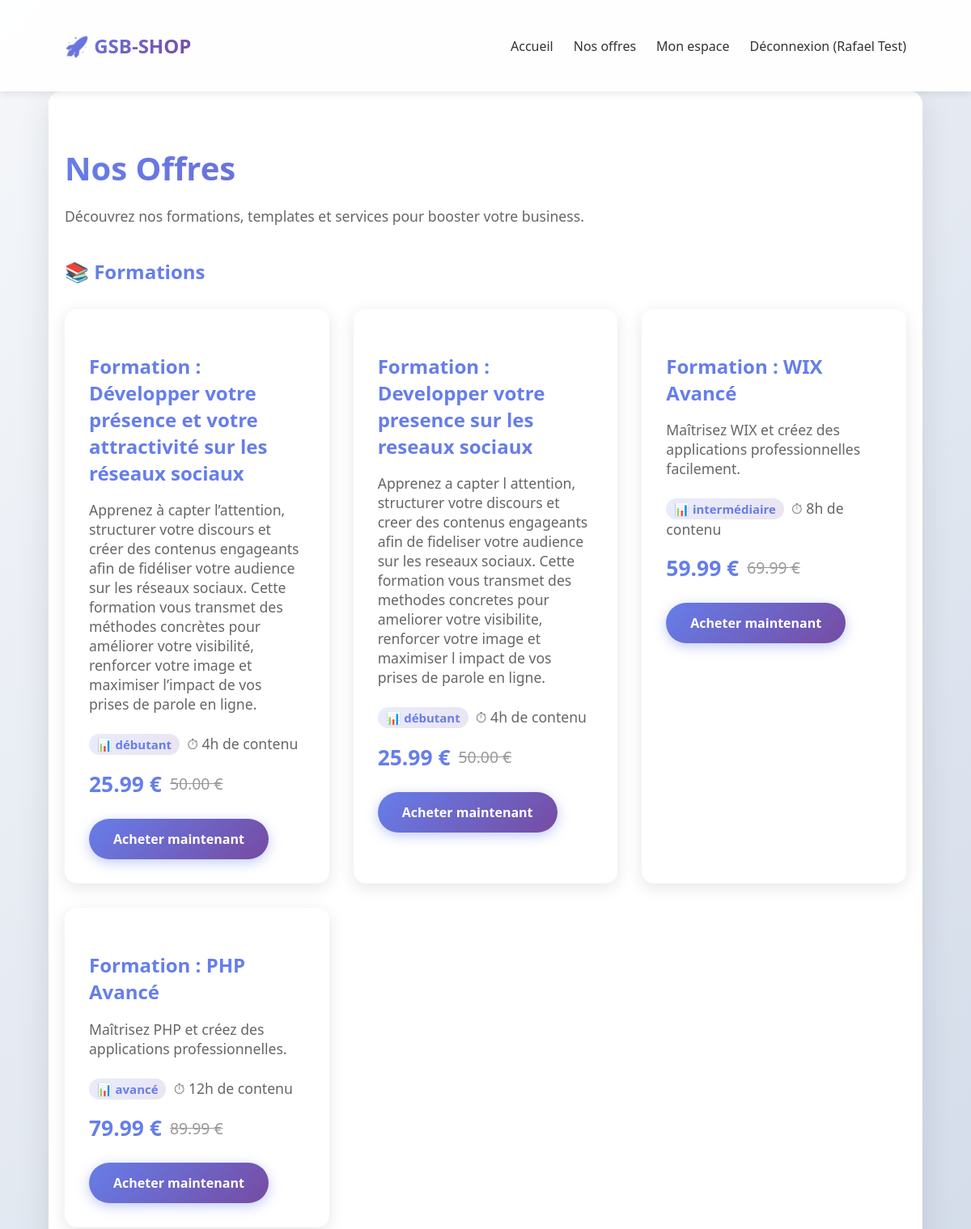
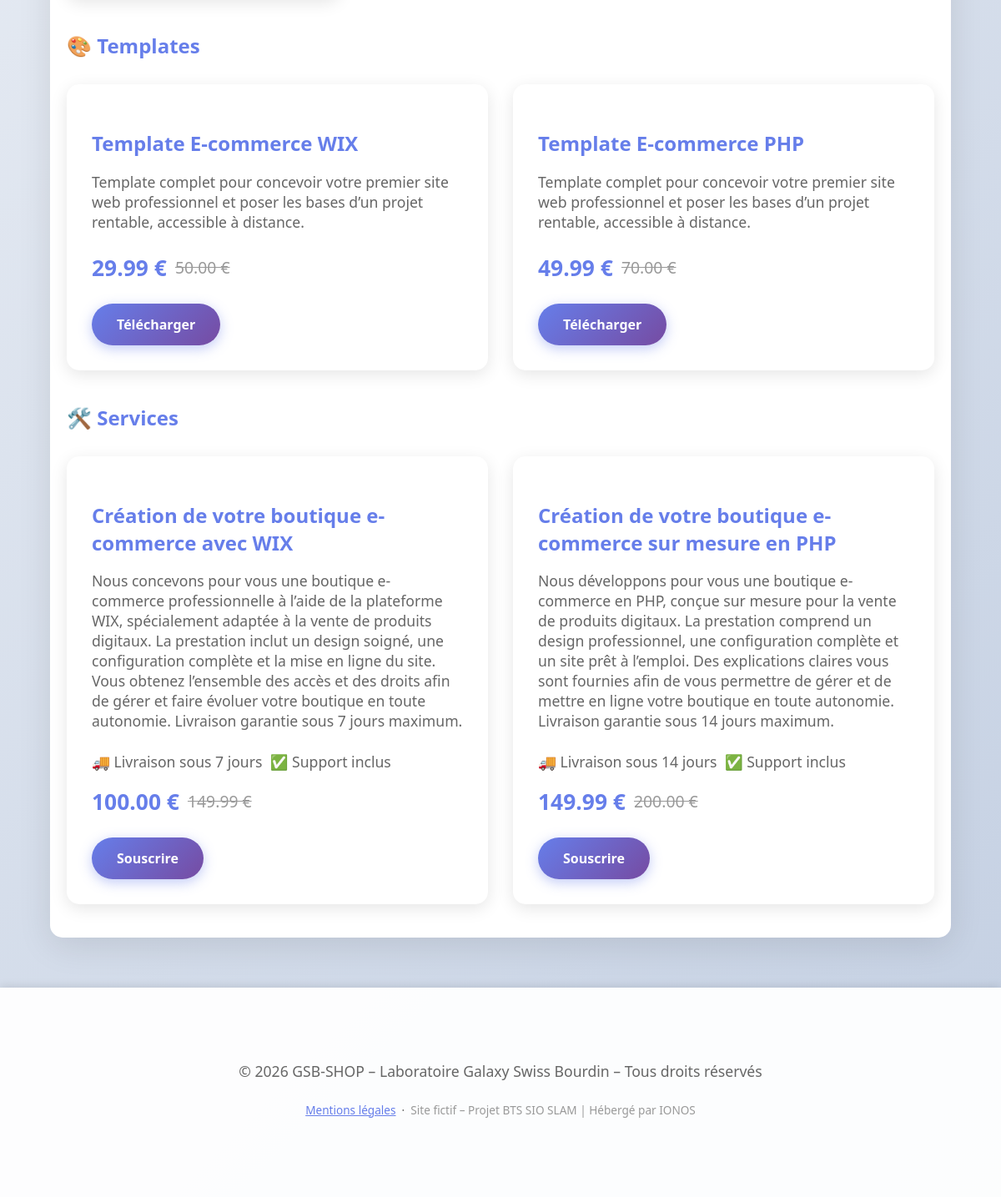
The app's page /checkout.php (signed in) with its own data (2 pictures, top to bottom).
### tables this page shows
CREATE TABLE `formations` (
  `product_id` int NOT NULL,
  `niveau` enum('débutant','intermédiaire','avancé') NOT NULL DEFAULT 'débutant',
  `duree_heures` int NOT NULL DEFAULT '1'
);

CREATE TABLE `products` (
  `id` int NOT NULL,
  `name` varchar(200) NOT NULL,
  `description` text,
  `price` decimal(10,2) NOT NULL,
  `old_price` decimal(10,2) DEFAULT NULL,
  `type` enum('formation','template','service') NOT NULL,
  `created_at` timestamp NULL DEFAULT CURRENT_TIMESTAMP
);

CREATE TABLE `services` (
  `product_id` int NOT NULL,
  `delai_jours` int NOT NULL DEFAULT '7',
  `inclut_support` tinyint(1) NOT NULL DEFAULT '1'
);

### Produit.php (called while the page is built, shortened)
<?php
class Produit {
    protected int    $id;
    protected string $nom;
    protected string $description;
    protected float  $prix;
    protected float  $ancienPrix;
    protected string $type;
    public function __construct(
        int    $id,
        string $nom,
        string $description,
        float  $prix,
        float  $ancienPrix,
        string $type
    ) {
        $this->id          = $id;
        $this->nom         = $nom;
        $this->description = $description;
        $this->prix        = $prix;
        $this->ancienPrix  = $ancienPrix;
        $this->type        = $type;
    }
    public function getId(): int          { return $this->id; }
    public function getNom(): string      { return $this->nom; }
    public function getDescription(): string { return $this->description; }
    public function getAncienPrix(): float { return $this->ancienPrix; }
    public function getType(): string     { return $this->type; }
    public function afficherPrix(): string {
        return number_format($this->prix, 2) . ' €';
    }
    public function afficherAncienPrix(): string {
        return number_format($this->ancienPrix, 2) . ' €';
    }
}

### CatalogueProduits.php (called while the page is built, shortened)
<?php
require_once __DIR__ . '/Produit.php';
require_once __DIR__ . '/Formation.php';
require_once __DIR__ . '/Service.php';
class CatalogueProduits {
    private array $produits = [];
    public function charger(PDO $conn): void {
        $this->produits = [];
        $stmt = $conn->prepare("
            SELECT p.id, p.name, p.description, p.price, p.old_price,
                   f.niveau, f.duree_heures
            FROM products p
            INNER JOIN formations f ON f.product_id = p.id
            ORDER BY p.price
        ");
        $stmt->execute();
        foreach ($stmt->fetchAll(PDO::FETCH_ASSOC) as $row) {
            $this->produits[] = new Formation(
                (int)$row['id'],
                $row['name'],
                $row['description'],
                (float)$row['price'],
                (float)$row['old_price'],
                $row['niveau'],
                (int)$row['duree_heures']
            );
        }
        $stmt = $conn->prepare("
            SELECT p.id, p.name, p.description, p.price, p.old_price,
                   s.delai_jours, s.inclut_support
            FROM products p
            INNER JOIN services s ON s.product_id = p.id
            ORDER BY p.price
        ");
        $stmt->execute();
        foreach ($stmt->fetchAll(PDO::FETCH_ASSOC) as $row) {
            $this->produits[] = new Service(
                (int)$row['id'],
                $row['name'],
                $row['description'],
                (float)$row['price'],
                (float)$row['old_price'],
                (int)$row['delai_jours'],
                (bool)$row['inclut_support']
            );
        }
        $stmt = $conn->prepare("
            SELECT p.id, p.name, p.description, p.price, p.old_price
            FROM products p
            WHERE p.type = 'template'
            ORDER BY p.price
        ");
        $stmt->execute();
        foreach ($stmt->fetchAll(PDO::FETCH_ASSOC) as $row) {
            $this->produits[] = new Produit(
                (int)$row['id'],
                $row['name'],
                $row['description'],
                (float)$row['price'],
                (float)$row['old_price'],
                'template'
            );
        }
    }
    public function getParType(string $type): array {
        return array_filter(
            $this->produits,
            fn(Produit $p) => $p->getType() === $type
        );
    }
}

### Formation.php (called while the page is built, shortened)
<?php
require_once __DIR__ . '/Produit.php';
class Formation extends Produit {
    private string $niveau;
    private int    $dureeHeures;
    public function __construct(
        int    $id,
        string $nom,
        string $description,
        float  $prix,
        float  $ancienPrix,
        string $niveau,
        int    $dureeHeures
    ) {
        $this->niveau       = $niveau;
        $this->dureeHeures  = $dureeHeures;
    }
    public function getNiveau(): string    { return $this->niveau; }
    public function afficherDuree(): string {
        return $this->dureeHeures . 'h de contenu';
    }
}

### Service.php (called while the page is built, shortened)
<?php
require_once __DIR__ . '/Produit.php';
class Service extends Produit {
    private int  $delaiJours;
    private bool $inclutSupport;
    public function __construct(
        int    $id,
        string $nom,
        string $description,
        float  $prix,
        float  $ancienPrix,
        int    $delaiJours,
        bool   $inclutSupport
    ) {
        $this->delaiJours    = $delaiJours;
        $this->inclutSupport = $inclutSupport;
    }
    public function inclutSupport(): bool     { return $this->inclutSupport; }
    public function afficherDelai(): string {
        return 'Livraison sous ' . $this->delaiJours . ' jours';
    }
}

### checkout.php (the view, shortened to what this page needs)
<?php
require_once __DIR__ . '/models/CatalogueProduits.php';
$formations = [];
$templates  = [];
$services   = [];
try {
    $db        = new Database();
    $conn      = $db->getConnection();
    $catalogue = new CatalogueProduits();
    $catalogue->charger($conn);
    $formations = $catalogue->getParType('formation');
    $templates  = $catalogue->getParType('template');
    $services   = $catalogue->getParType('service');
} catch (Exception $e) {
    $erreurBDD = $e->getMessage();
}
require_once __DIR__ . '/templates/header.php';
?>
<main class="container">
    <h1>Nos Offres</h1>
    <p>Découvrez nos formations, templates et services pour booster votre business.</p>
    <h2 style="margin-top:40px;color:#667eea;">📚 Formations</h2>
    <div class="cards">
        <?php foreach ($formations as $produit):  ?>
            <div class="card">
                <h3><?= htmlspecialchars($produit->getNom()) ?></h3>
                <p><?= htmlspecialchars($produit->getDescription()) ?></p>
                <p style="margin-bottom:8px;">
                    <span class="badge-niveau">📊 <?= htmlspecialchars($produit->getNiveau()) ?></span>
                    &nbsp;⏱ <?= htmlspecialchars($produit->afficherDuree()) ?>
                </p>
                <p style="display:flex;align-items:center;gap:10px;">
                    <span style="font-size:1.5em;font-weight:bold;color:#667eea;"><?= $produit->afficherPrix() ?></span>
                    <?php if ($produit->getAncienPrix() > 0): ?>
                        <span style="text-decoration:line-through;color:#999;font-size:1.1em;"><?= $produit->afficherAncienPrix() ?></span>
                    <?php endif; ?>
                </p>
                <a class="btn" href="/process_payment.php?product_id=<?= $produit->getId() ?>">Acheter maintenant</a>
            </div>
        <?php endforeach; ?>
    </div>
    <h2 style="margin-top:40px;color:#667eea;">🎨 Templates</h2>
    <div class="cards">
        <?php foreach ($templates as $produit):  ?>
            <div class="card">
                <h3><?= htmlspecialchars($produit->getNom()) ?></h3>
                <p><?= htmlspecialchars($produit->getDescription()) ?></p>
                <p style="display:flex;align-items:center;gap:10px;">
                    <span style="font-size:1.5em;font-weight:bold;color:#667eea;"><?= $produit->afficherPrix() ?></span>
                    <?php if ($produit->getAncienPrix() > 0): ?>
                        <span style="text-decoration:line-through;color:#999;font-size:1.1em;"><?= $produit->afficherAncienPrix() ?></span>
                    <?php endif; ?>
                </p>
                <a class="btn" href="/process_payment.php?product_id=<?= $produit->getId() ?>">Télécharger</a>
            </div>
        <?php endforeach; ?>
    </div>
    <h2 style="margin-top:40px;color:#667eea;">🛠️ Services</h2>
    <div class="cards">
        <?php foreach ($services as $produit):  ?>
            <div class="card">
                <h3><?= htmlspecialchars($produit->getNom()) ?></h3>
                <p><?= htmlspecialchars($produit->getDescription()) ?></p>
                <p style="margin-bottom:8px;">
                    🚚 <?= htmlspecialchars($produit->afficherDelai()) ?>
                    &nbsp;<?= $produit->inclutSupport() ? '✅ Support inclus' : '' ?>
                </p>
                <p style="display:flex;align-items:center;gap:10px;">
                    <span style="font-size:1.5em;font-weight:bold;color:#667eea;"><?= $produit->afficherPrix() ?></span>
                    <?php if ($produit->getAncienPrix() > 0): ?>
                        <span style="text-decoration:line-through;color:#999;font-size:1.1em;"><?= $produit->afficherAncienPrix() ?></span>
                    <?php endif; ?>
                </p>
                <a class="btn" href="/process_payment.php?product_id=<?= $produit->getId() ?>">Souscrire</a>
            </div>
        <?php endforeach; ?>
    </div>
</main>
<?php require_once __DIR__ . '/templates/footer.php'; ?>

### style.css (style rules this page uses)
* { box-sizing: border-box; }
body { margin: 0; font-family: 'Segoe UI', sans-serif; background: linear-gradient(135deg, #f5f7fa 0%, #c3cfe2 100%); min-height: 100vh; color: #333; }
.container { width: 90%; max-width: 1100px; margin: 0 auto; padding: 40px 20px; }
main { background: white; border-radius: 15px; box-shadow: 0 10px 40px rgba(0,0,0,.1); padding: 50px; margin: 40px auto; margin-bottom: 40px; }
h1 { font-size: 2.5em; margin-bottom: 20px; background: linear-gradient(135deg, #667eea 0%, #764ba2 100%); -webkit-background-clip: text; -webkit-text-fill-color: transparent; background-clip: text; }
p { font-size: 1.1em; color: #666; margin-bottom: 25px; }
.btn { display: inline-block; padding: 14px 30px; background: linear-gradient(135deg, #667eea 0%, #764ba2 100%); color: #fff; text-decoration: none; border-radius: 50px; font-weight: 600; transition: all .3s; border: none; cursor: pointer; font-size: 16px; box-shadow: 0 4px 15px rgba(102,126,234,.4); }
.cards { display: grid; grid-template-columns: repeat(auto-fit, minmax(300px, 1fr)); gap: 30px; margin-top: 30px; }
.card { background: white; border-radius: 15px; padding: 30px; box-shadow: 0 5px 20px rgba(0,0,0,.1); transition: transform .3s, box-shadow .3s; }
.card h3 { color: #667eea; margin-bottom: 15px; font-size: 1.5em; }
.badge-niveau { display: inline-block; padding: 3px 10px; border-radius: 20px; font-size: .85em; font-weight: 600; background: linear-gradient(135deg, rgba(102,126,234,.15), rgba(118,75,162,.15)); color: #667eea; }

### records on screen
formations: product_id.name "Formation : Développer votre présence et votre attractivité sur les réseaux sociaux", product_id.description "Apprenez à capter l’attention, structurer votre discours et créer des contenus engageants afin de fidéliser votre audience sur les réseaux sociaux. Cette formation vous transmet des méthodes concrètes pour améliorer votre visibilité, renforcer votre image et maximiser l’impact de vos prises de parole en ligne.", niveau "débutant", duree_heures "4h de contenu", product_id.price "25.99 €", afficherAncienPrix "50.00 €"
formations: product_id.name "Formation : Developper votre presence sur les reseaux sociaux", product_id.description "Apprenez a capter l attention, structurer votre discours et creer des contenus engageants afin de fideliser votre audience sur les reseaux sociaux. Cette formation vous transmet des methodes concretes pour ameliorer votre visibilite, renforcer votre image et maximiser l impact de vos prises de parole en ligne.", niveau "débutant", duree_heures "4h de contenu", product_id.price "25.99 €", afficherAncienPrix "50.00 €"
formations: product_id.name "Formation : WIX Avancé", product_id.description "Maîtrisez WIX et créez des applications professionnelles facilement.", niveau "intermédiaire", duree_heures "8h de contenu", product_id.price "59.99 €", product_id.old_price "69.99 €"
formations: product_id.name "Formation : PHP Avancé", product_id.description "Maîtrisez PHP et créez des applications professionnelles.", niveau "avancé", duree_heures "12h de contenu", product_id.price "79.99 €", product_id.old_price "89.99 €"
products: name "Template E-commerce WIX", description "Template complet pour concevoir votre premier site web professionnel et poser les bases d’un projet rentable, accessible à distance.", price "29.99 €", afficherAncienPrix "50.00 €"
products: name "Template E-commerce PHP", description "Template complet pour concevoir votre premier site web professionnel et poser les bases d’un projet rentable, accessible à distance.", price "49.99 €", afficherAncienPrix "70.00 €"
services: product_id.name "Création de votre boutique e-commerce avec WIX", product_id.description "Nous concevons pour vous une boutique e-commerce professionnelle à l’aide de la plateforme WIX, spécialement adaptée à la vente de produits digitaux. La prestation inclut un design soigné, une configuration complète et la mise en ligne du site. Vous obtenez l’ensemble des accès et des droits afin de gérer et faire évoluer votre boutique en toute autonomie. Livraison garantie sous 7 jours maximum.", delai_jours "Livraison sous 7 jours", inclut_support "✅ Support inclus", afficherPrix "100.00 €", product_id.old_price "149.99 €"
services: product_id.name "Création de votre boutique e-commerce sur mesure en PHP", product_id.description "Nous développons pour vous une boutique e-commerce en PHP, conçue sur mesure pour la vente de produits digitaux. La prestation comprend un design professionnel, une configuration complète et un site prêt à l’emploi. Des explications claires vous sont fournies afin de vous permettre de gérer et de mettre en ligne votre boutique en toute autonomie. Livraison garantie sous 14 jours maximum.", delai_jours "Livraison sous 14 jours", inclut_support "✅ Support inclus", product_id.price "149.99 €", product_id.old_price "200.00 €"

### other values on screen
getUserName() "Rafael Test"
